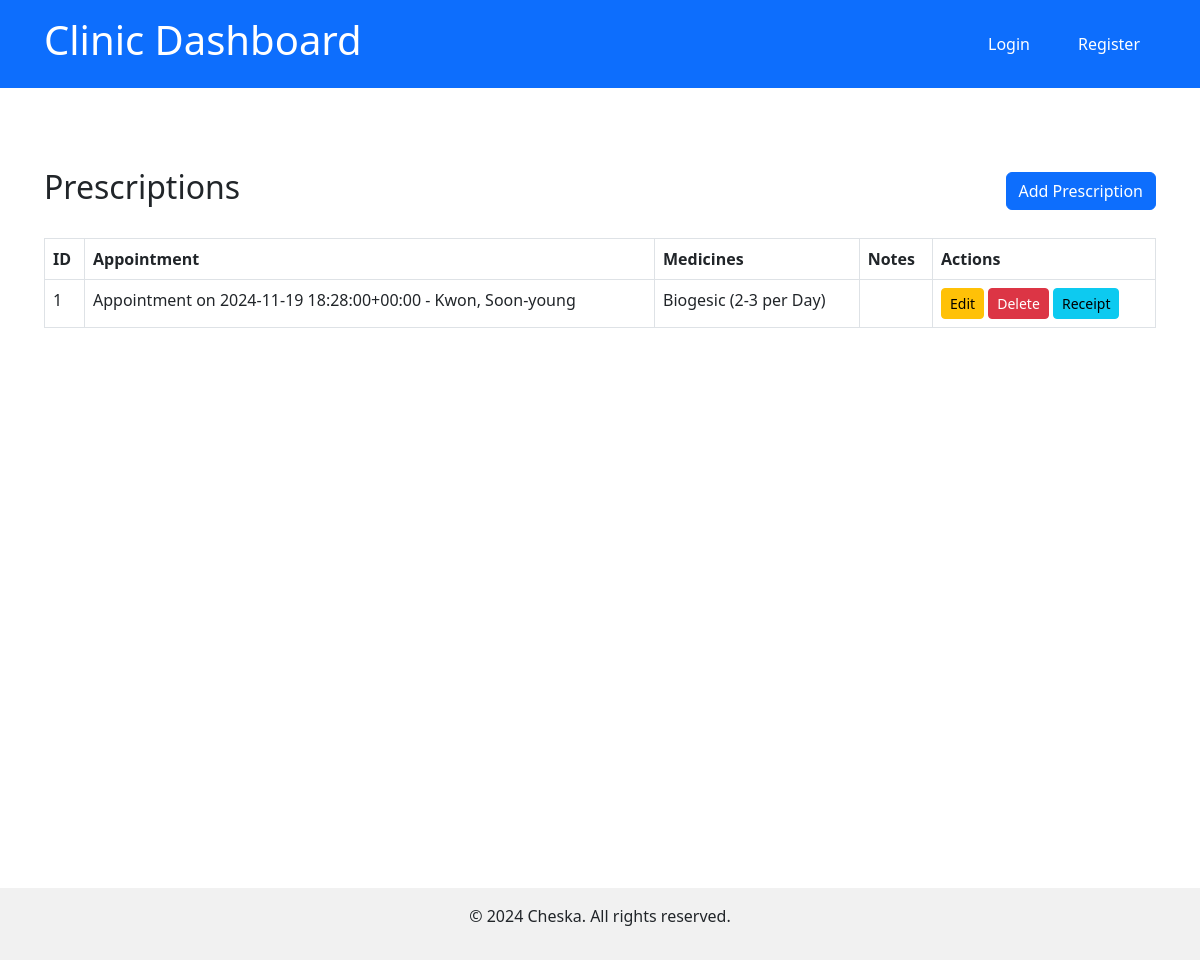
/prescriptions/, run on the app's committed database.
### clinicapp/models.py (models this page shows, shortened)
class Prescription(models.Model):
    prescription_id = models.AutoField(primary_key=True)
    appointment = models.OneToOneField(Appointment, on_delete=models.CASCADE, related_name='prescription')
    medicines = models.ManyToManyField(Medicine, related_name='prescriptions')
    notes = models.TextField(null=True, blank=True)

class Appointment(models.Model):
    appointment_id = models.AutoField(primary_key=True)
    doctor = models.ForeignKey(Doctor, on_delete=models.CASCADE, related_name='appointments')
    patient = models.ForeignKey(Patient, on_delete=models.CASCADE, related_name='appointments')
    appointment_date = models.DateTimeField()
    reason = models.TextField(null=True, blank=True)
    status = models.CharField(
        max_length=20,
        choices=[
            ('Scheduled', 'Scheduled'),
            ('Completed', 'Completed'),
            ('Cancelled', 'Cancelled')
        ],
        default='Scheduled'
    )
    def __str__(self):
        return f"Appointment on {self.appointment_date} - {self.patient}"

class Patient(models.Model):
    last_name = models.CharField(max_length=255)
    first_name = models.CharField(max_length=255)
    middle_initial = models.CharField(max_length=1, null=True, blank=True)
    age = models.PositiveIntegerField()
    date_of_birth = models.DateField()
    gender = models.CharField(max_length=10, choices=[('Male', 'Male'), ('Female', 'Female')])
    contact_number = models.CharField(max_length=15)
    def __str__(self):
        return f"{self.last_name}, {self.first_name}"

class Medicine(models.Model):
    medicine_id = models.AutoField(primary_key=True)
    name = models.CharField(max_length=255)
    dosage = models.CharField(max_length=255)  # Example: "500mg"
    instructions = models.TextField(null=True, blank=True)  # Example: "Take twice daily after meals"

### clinicapp/views.py (the view)
# urls.py: path('prescriptions/', views.prescription_list, name='prescription_list'),
def prescription_list(request):
    prescriptions = Prescription.objects.all()
    return render(request, 'prescriptions/prescription_list.html', {'prescriptions': prescriptions})

### templates/prescriptions/prescription_list.html (shortened to what this page needs)
{% extends 'base.html' %}
{% block content %}
<div class="container mt-5">
    <div class="d-flex justify-content-between align-items-center mb-4">
        <h2>Prescriptions</h2>
        <a href="{% url 'prescription_create' %}" class="btn btn-primary">Add Prescription</a>
    </div>
    <table class="table table-bordered">
        <thead>
            <tr>
                <th>ID</th>
                <th>Appointment</th>
                <th>Medicines</th>
                <th>Notes</th>
                <th>Actions</th>
            </tr>
        </thead>
        <tbody>
            {% for prescription in prescriptions %}
            <tr>
                <td>{{ prescription.prescription_id }}</td>
                <td>{{ prescription.appointment }}</td>
                <td>
                    {% for medicine in prescription.medicines.all %}
                        {{ medicine.name }} ({{ medicine.dosage }})<br>
                    {% endfor %}
                </td>
                <td>{{ prescription.notes }}</td>
                <td>
                    <a href="{% url 'prescription_update' prescription.pk %}" class="btn btn-sm btn-warning">Edit</a>
                    <a href="{% url 'prescription_delete' prescription.pk %}" class="btn btn-sm btn-danger">Delete</a>
                    <a href="{% url 'prescription_receipt' prescription.pk %}" class="btn btn-sm btn-info">Receipt</a>
                </td>
            </tr>
            {% endfor %}
        </tbody>
    </table>
</div>
{% endblock %}

### static/css/style.css (style rules this page uses)
body { font-family: Arial, sans-serif; margin: 0; padding: 0; box-sizing: border-box; }

### data on the page
Prescription: prescription_id "1", appointment "Appointment on 2024-11-19 18:28:00+00:00 - Kwon, Soon-young"
Medicine: name "Biogesic", dosage "2-3 per Day"
